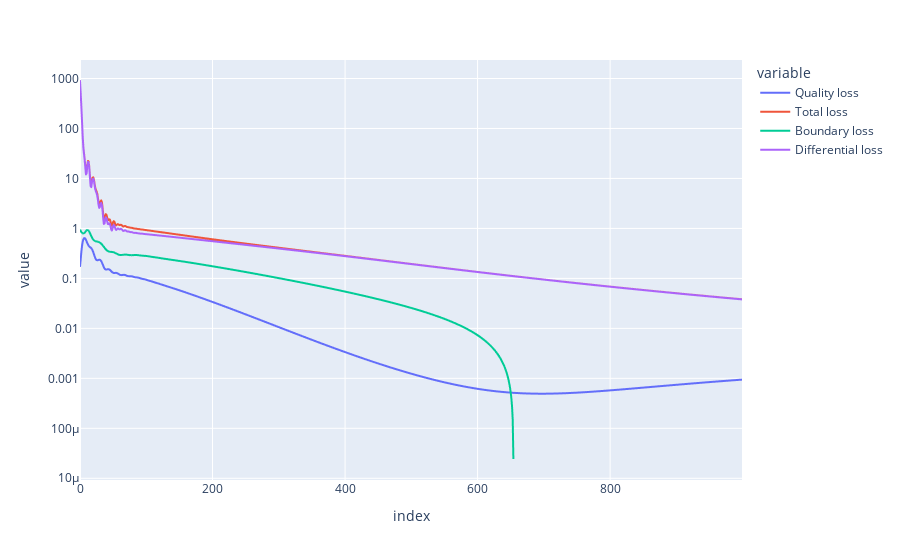

Notebook code for this chart:
### Code cell
pd.options.plotting.backend = "plotly"
df.plot(x=df.index, y=['Quality loss', 
                               'Total loss',
                               'Boundary loss',
                               'Differential loss'
                               ], log_y=True)

### Figure 1 — Plotly figure (JSON) as saved in the notebook; plotly's stock layout.template omitted (floating-point values rounded to 4 significant figures; data arrays with more than 128 entries replaced by an {"elided": "..."} marker saying what was removed)
{"data": [{"hovertemplate": "variable=Quality loss<br>index=%{x}<br>value=%{y}<extra></extra>", "legendgroup": "Quality loss", "line": {"color": "#636efa", "dash": "solid"}, "marker": {"symbol": "circle"}, "mode": "lines", "name": "Quality loss", "showlegend": true, "type": "scattergl", "x": {"elided": "1000 int values"}, "xaxis": "x", "y": {"elided": "1000 float values"}, "yaxis": "y"}, {"hovertemplate": "variable=Total loss<br>index=%{x}<br>value=%{y}<extra></extra>", "legendgroup": "Total loss", "line": {"color": "#EF553B", "dash": "solid"}, "marker": {"symbol": "circle"}, "mode": "lines", "name": "Total loss", "showlegend": true, "type": "scattergl", "x": {"elided": "1000 int values"}, "xaxis": "x", "y": {"elided": "1000 float values"}, "yaxis": "y"}, {"hovertemplate": "variable=Boundary loss<br>index=%{x}<br>value=%{y}<extra></extra>", "legendgroup": "Boundary loss", "line": {"color": "#00cc96", "dash": "solid"}, "marker": {"symbol": "circle"}, "mode": "lines", "name": "Boundary loss", "showlegend": true, "type": "scattergl", "x": {"elided": "1000 int values"}, "xaxis": "x", "y": {"elided": "1000 float values"}, "yaxis": "y"}, {"hovertemplate": "variable=Differential loss<br>index=%{x}<br>value=%{y}<extra></extra>", "legendgroup": "Differential loss", "line": {"color": "#ab63fa", "dash": "solid"}, "marker": {"symbol": "circle"}, "mode": "lines", "name": "Differential loss", "showlegend": true, "type": "scattergl", "x": {"elided": "1000 int values"}, "xaxis": "x", "y": {"elided": "1000 float values"}, "yaxis": "y"}], "layout": {"legend": {"title": {"text": "variable"}, "tracegroupgap": 0}, "margin": {"t": 60}, "xaxis": {"anchor": "y", "domain": [0, 1], "title": {"text": "index"}}, "yaxis": {"anchor": "x", "domain": [0, 1], "title": {"text": "value"}, "type": "log"}}}
